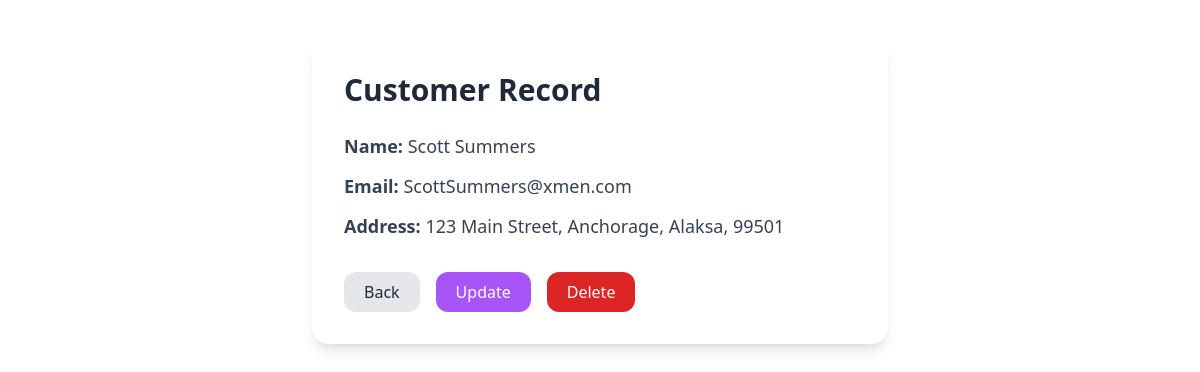
The page /record/1 (signed in) on the database its author committed.
### CRM_Site/models.py (models this page shows, shortened)
class Record(models.Model):
    first_name = models.CharField(max_length=50)
    last_name = models.CharField(max_length=50)
    email = models.EmailField(max_length=100)
    address = models.CharField(max_length=100)
    city = models.CharField(max_length=50)
    state = models.CharField(max_length=50)
    zip_code = models.CharField(max_length=10)
    created_at = models.DateTimeField(auto_now_add=True)

### CRM_Site/views.py (the view)
# urls.py: path("record/<int:pk>", views.customer_record, name="record"),
def customer_record(request, pk):
    if request.user.is_authenticated:
        record = Record.objects.get(id=pk)
        return render(request, "customer_record.html", {"record" : record})

### CRM_Site/templates/customer_record.html
{% extends "base.html" %}
{% block content %}
    <div class="max-w-xl mx-auto mt-10 bg-white shadow-lg rounded-2xl p-8">
    <h1 class="text-3xl font-bold text-gray-800 mb-6">
        Customer Record
    </h1>
    <div class="flex flex-col gap-3 mb-8 text-gray-700">
        <p class="text-lg">
            <span class="font-semibold">Name:</span>
            {{record.first_name}} {{record.last_name}}
        </p>
        <p class="text-lg">
            <span class="font-semibold">Email:</span>
            {{record.email}}
        </p>
        <p class="text-lg">
            <span class="font-semibold">Address:</span>
            {{record.address}}, {{record.city}}, {{record.state}}, {{record.zip_code}}
        </p>
    </div>
    <div class="flex items-center gap-4">
        <a href="{% url 'home' %}"
           class="px-5 py-2 rounded-xl bg-gray-200 text-gray-800 hover:bg-gray-300 transition">
            Back
        </a>
        <a href="{% url 'update_customer' record.id %}"
           class="px-5 py-2 rounded-xl bg-purple-500 text-white hover:bg-purple-600 transition">
            Update
        </a>
        <a href="{% url 'delete_customer' record.id %}"
           class="px-5 py-2 rounded-xl bg-red-600 text-white hover:bg-red-700 transition">
            Delete
        </a>
    </div>
</div>
{% endblock %}

### rows shown on the page
Record: first_name "Scott", last_name "Summers", email "ScottSummers@xmen.com", address "123 Main Street", city "Anchorage", state "Alaksa", zip_code "99501"
